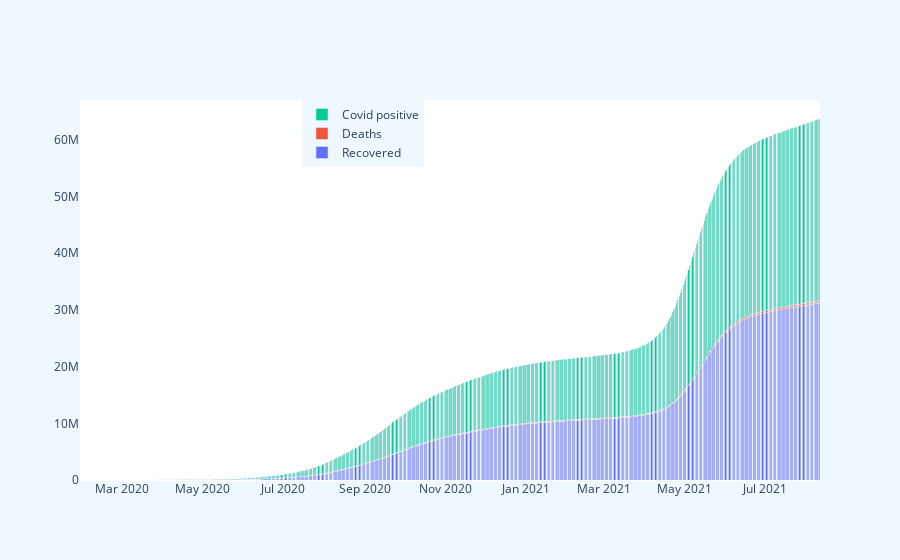

Here is the notebook cell this chart was saved with:
### Code cell
#Using plotly library , creating a dynamic graph to view the Number of people who have tested  positive,died and recovered through the time period 
#place the cursor on top of the plot to view the date and and count of the three attributes present in a stacked layout

#can zoom in and zoom out to view specific time periods as well  [top right corner/ directly via plot]
# autoscale to return to original

#check the legend and if you wish to view only a certain attribute deselect the rest


plot1 = go.Figure(go.Bar(x= g1.Date, y= g1.Cured, name='Recovered'))
plot1.add_trace(go.Bar(x=g1.Date, y= g1.Deaths, name='Deaths'))
plot1.add_trace(go.Bar(x=g1.Date, y= g1.Confirmed, name='Covid positive'))

plot1.update_layout(barmode='stack',legend_orientation="v",legend=dict(x= 0.3, y=1),
                 paper_bgcolor="aliceblue",
                 plot_bgcolor = "white")
plot1.show()

### Figure 1 — Plotly figure (JSON) as saved in the notebook; plotly's stock layout.template omitted (floating-point values rounded to 4 significant figures; data arrays with more than 128 entries replaced by an {"elided": "..."} marker saying what was removed)
{"data": [{"name": "Recovered", "type": "bar", "x": {"elided": "560 str values"}, "y": {"elided": "560 int values"}}, {"name": "Deaths", "type": "bar", "x": {"elided": "560 str values"}, "y": {"elided": "560 int values"}}, {"name": "Covid positive", "type": "bar", "x": {"elided": "560 str values"}, "y": {"elided": "560 int values"}}], "layout": {"barmode": "stack", "legend": {"orientation": "v", "x": 0.3, "y": 1}, "paper_bgcolor": "aliceblue", "plot_bgcolor": "white"}}
